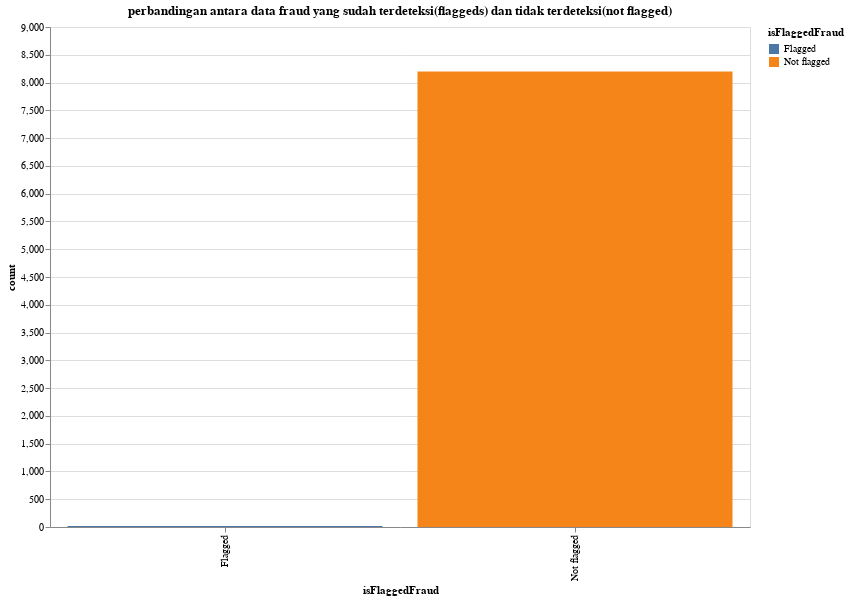

Notebook code cell kept with this figure:
### Code cell
source = summary

alt.Chart(source).mark_bar().encode(
    x='isFlaggedFraud:N',
    y='count:Q',
    color='isFlaggedFraud:N',
    tooltip=["isFlaggedFraud", "count"]
).properties(
   title="perbandingan antara data fraud yang sudah terdeteksi(flaggeds) dan tidak terdeteksi(not flagged)",
    width=700,
    height=500
)

### Figure 1 — Vega-Lite specification as saved in the notebook (floating-point values rounded to 4 significant figures)
{"config": {"view": {"continuousWidth": 300, "continuousHeight": 300}}, "data": {"name": "data-e48e7188b8cec2ab00152d94ad73e23d"}, "mark": {"type": "bar"}, "encoding": {"color": {"field": "isFlaggedFraud", "type": "nominal"}, "tooltip": [{"field": "isFlaggedFraud", "type": "nominal"}, {"field": "count", "type": "quantitative"}], "x": {"field": "isFlaggedFraud", "type": "nominal"}, "y": {"field": "count", "type": "quantitative"}}, "height": 500, "title": "perbandingan antara data fraud yang sudah terdeteksi(flaggeds) dan tidak terdeteksi(not flagged)", "width": 700, "$schema": "https://vega.github.io/schema/vega-lite/v6.1.0.json", "datasets": {"data-e48e7188b8cec2ab00152d94ad73e23d": [{"isFlaggedFraud": "Not flagged", "count": 8197}, {"isFlaggedFraud": "Flagged", "count": 16}]}}
